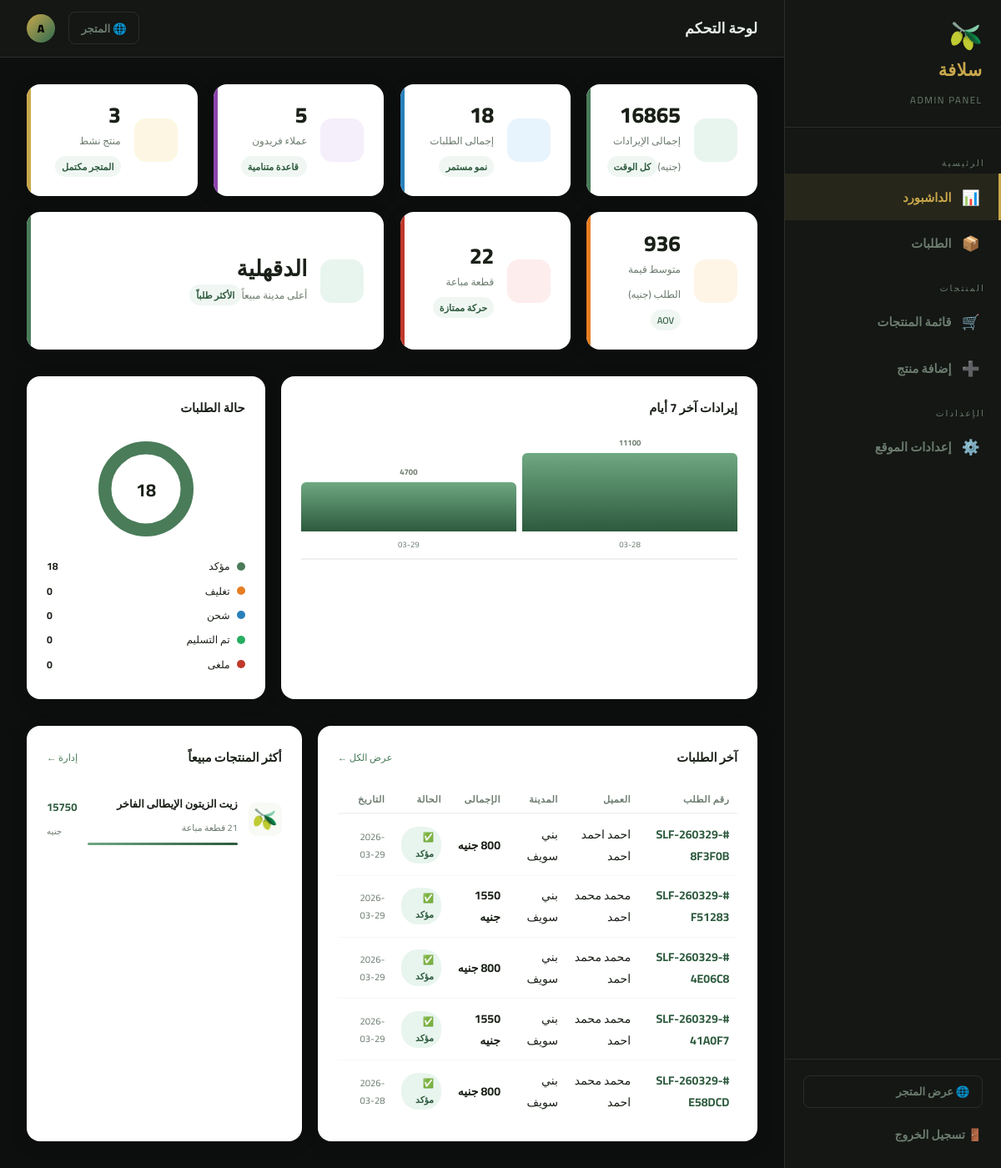
/admin (signed in), run on the app's committed database.
### tables this page shows
CREATE TABLE settings (
            key TEXT PRIMARY KEY,
            value TEXT
        );

CREATE TABLE orders (
            id INTEGER PRIMARY KEY AUTOINCREMENT,
            order_number TEXT,
            full_name TEXT, phone TEXT, city TEXT, address TEXT,
            total REAL, tax REAL, grand_total REAL,
            card_last4 TEXT, status TEXT DEFAULT 'confirmed',
            lang TEXT DEFAULT 'ar',
            created_at TEXT DEFAULT CURRENT_TIMESTAMP
        , payment_method TEXT DEFAULT 'card', shipping REAL DEFAULT 0, postal TEXT DEFAULT NULL);

CREATE TABLE products (
            id INTEGER PRIMARY KEY AUTOINCREMENT,
            name_ar TEXT NOT NULL,
            name_en TEXT NOT NULL,
            desc_ar TEXT,
            desc_en TEXT,
            price REAL NOT NULL,
            old_price REAL,
            image TEXT DEFAULT '🫒',
            category_ar TEXT DEFAULT 'بكر ممتاز',
            category_en TEXT DEFAULT 'Extra Virgin',
            weight TEXT DEFAULT '750ml',
            origin_ar TEXT DEFAULT 'اليونان',
            origin_en TEXT DEFAULT 'Greece',
            stock INTEGER DEFAULT 100,
            rating REAL DEFAULT 4.9,
            reviews_count INTEGER DEFAULT 0,
            featured INTEGER DEFAULT 1,
            active INTEGER DEFAULT 1,
            sort_order INTEGER DEFAULT 0,
            created_at TEXT DEFAULT CURRENT_TIMESTAMP
        , photo TEXT DEFAULT NULL);

### app.py (the view)
@app.route('/admin')#مسار لوحة التحكم الخاصة بالمسؤول
@admin_required#تزيين المسار بالديكوريتور admin_required لضمان أن الوصول له بيكون فقط للمسؤولين المسجلين دخولهم
def admin_dashboard():#بداية بيعمل اتصال بقاعدة البيانات، وبعدين بيجلب مجموعة من الإحصائيات والبيانات المختلفة عن المتجر. بيبدأ بجلب عدد المنتجات النشطة، عدد الطلبات، إجمالي الإيرادات، متوسط قيمة الطلب، عدد العملاء الفريدين، وعدد المنتجات المباعة. بعد كده بيجلب المدينة الأكثر طلبًا بناءً على عدد الطلبات لكل مدينة. بعدين بيجلب عدد الطلبات لكل حالة (مثل "قيد الانتظار"، "تم الشحن"، "تم التسليم"، إلخ). بعد كده بيجلب الإيرادات اليومية لآخر 7 أيام لعرضها في رسم بياني. وأخيرًا، بيجلب أفضل 5 منتجات بناءً على الكمية المباعة والإيرادات. في النهاية، بيعرض قالب 'admin/dashboard.html' مع كل هذه البيانات والإحصائيات.
    conn = get_db()
    total_products   = conn.execute('SELECT COUNT(*) FROM products WHERE active=1').fetchone()[0]#بيجلب عدد المنتجات النشطة من قاعدة البيانات عن طريق تنفيذ استعلام SQL يحسب عدد الصفوف في جدول المنتجات (products) حيث يكون العمود active يساوي 1. النتيجة النهائية هي عدد المنتجات النشطة المتاحة في المتجر.
    total_orders     = conn.execute('SELECT COUNT(*) FROM orders').fetchone()[0]#
    total_revenue    = conn.execute('SELECT COALESCE(SUM(grand_total),0) FROM orders').fetchone()[0]
    avg_order        = conn.execute('SELECT COALESCE(AVG(grand_total),0) FROM orders').fetchone()[0]
    total_customers  = conn.execute('SELECT COUNT(DISTINCT phone) FROM orders').fetchone()[0]
    total_items_sold = conn.execute('SELECT COALESCE(SUM(quantity),0) FROM order_items').fetchone()[0]
    top_city_row = conn.execute(
        'SELECT city, COUNT(*) as cnt FROM orders GROUP BY city ORDER BY cnt DESC LIMIT 1'
    ).fetchone()
    top_city = top_city_row['city'] if top_city_row else None
    status_rows   = conn.execute('SELECT status, COUNT(*) as cnt FROM orders GROUP BY status').fetchall()
    status_counts = {r['status']: r['cnt'] for r in status_rows}
    daily_rows = conn.execute(
        '''SELECT DATE(created_at) as day, COALESCE(SUM(grand_total),0) as rev
           FROM orders
           WHERE created_at >= DATE('now', '-6 days')
           GROUP BY DATE(created_at)
           ORDER BY day'''
    ).fetchall()
    daily_revenues = [(r['day'][-5:], r['rev']) for r in daily_rows]  # MM-DD format
    top_products = conn.execute(
        '''SELECT p.name_ar, p.image,
                  SUM(oi.quantity) as total_qty,
                  SUM(oi.quantity * oi.price) as total_rev
           FROM order_items oi
           JOIN products p ON oi.product_id = p.id
           GROUP BY oi.product_id
           ORDER BY total_qty DESC
           LIMIT 5'''
    ).fetchall()
    top_products = [(r['name_ar'], r['image'], r['total_qty'], r['total_rev']) for r in top_products]
    recent_orders = conn.execute('SELECT * FROM orders ORDER BY id DESC LIMIT 5').fetchall()
    return render_template('admin/dashboard.html',
        total_products   = total_products,
        total_orders     = total_orders,
        total_revenue    = total_revenue,
        avg_order        = avg_order,
        total_customers  = total_customers,
        total_items_sold = total_items_sold,
        top_city         = top_city,
        status_counts    = status_counts,
        daily_revenues   = daily_revenues,
        top_products     = top_products,
        recent_orders    = recent_orders,
    )

### templates/admin/dashboard.html (shortened to what this page needs)
{% extends "admin/base.html" %}
{% block page_title %}لوحة التحكم{% endblock %}
{% block content %}
<div class="kpi-grid">
  <div class="kpi green"><div class="kpi-icon"></div><div class="kpi-body"><strong>{{ total_revenue|int }}</strong><span>إجمالى الإيرادات (جنيه)</span><div class="kpi-tag"> كل الوقت</div></div></div>
  <div class="kpi blue"><div class="kpi-icon"></div><div class="kpi-body"><strong>{{ total_orders }}</strong><span>إجمالى الطلبات</span><div class="kpi-tag"> نمو مستمر</div></div></div>
  <div class="kpi purple"><div class="kpi-icon"></div><div class="kpi-body"><strong>{{ total_customers }}</strong><span>عملاء فريدون</span><div class="kpi-tag">️ قاعدة متنامية</div></div></div>
  <div class="kpi gold"><div class="kpi-icon"></div><div class="kpi-body"><strong>{{ total_products }}</strong><span>منتج نشط</span><div class="kpi-tag"> المتجر مكتمل</div></div></div>
  <div class="kpi orange"><div class="kpi-icon"></div><div class="kpi-body"><strong>{{ avg_order|int }}</strong><span>متوسط قيمة الطلب (جنيه)</span><div class="kpi-tag"> AOV</div></div></div>
  <div class="kpi red"><div class="kpi-icon"></div><div class="kpi-body"><strong>{{ total_items_sold }}</strong><span>قطعة مباعة</span><div class="kpi-tag"> حركة ممتازة</div></div></div>
  <div class="kpi green" style="grid-column:span 2"><div class="kpi-icon">️</div><div class="kpi-body"><strong>{{ top_city or '—' }}</strong><span>أعلى مدينة مبيعاً</span><div class="kpi-tag"> الأكثر طلباً</div></div></div>
</div>
<div class="charts-row">
  <div class="chart-card">
    <div class="card-title"><span> إيرادات آخر 7 أيام</span></div>
    <div class="bar-chart">
      {% if daily_revenues %}
        {% set max_rev = namespace(v=1) %}
        {% for d,r in daily_revenues %}{% if r > max_rev.v %}{% set max_rev.v = r %}{% endif %}{% endfor %}
        {% for day_label, rev in daily_revenues %}
        <div class="bw">
          <div class="bv">{{ rev|int }}</div>
          <div class="bar" style="height:{{ ((rev/max_rev.v)*100)|int if max_rev.v > 0 else 4 }}%" title="{{ day_label }}: {{ rev|int }} جنيه"></div>
          <div class="bl">{{ day_label }}</div>
        </div>
        {% endfor %}
      {% else %}
        <div style="text-align:center;width:100%;color:var(--muted);font-size:.85rem;padding:2rem 0">لا توجد بيانات بعد</div>
      {% endif %}
    </div>
  </div>
  <div class="chart-card">
    <div class="card-title"><span> حالة الطلبات</span></div>
    <div class="donut-wrap">
      {% set colors = ['#4a7c59','#e67e22','#2980b9','#27ae60','#c0392b'] %}
      {% set statuses = [('confirmed','مؤكد'),('packed','تغليف'),('shipped','شحن'),('delivered','تم التسليم'),('cancelled','ملغى')] %}
      {% set total_o = namespace(v=0) %}
      {% for k,l in statuses %}{% set total_o.v = total_o.v + (status_counts.get(k,0) if status_counts else 0) %}{% endfor %}
      <svg viewBox="0 0 42 42" width="130" height="130">
        <circle cx="21" cy="21" r="15.9155" fill="transparent" stroke="#eee" stroke-width="5"/>
        {% set off = namespace(v=25) %}
        {% for key,label in statuses %}
          {% set cnt = status_counts.get(key,0) if status_counts else 0 %}
          {% set pct = (cnt/total_o.v*100)|round(1) if total_o.v > 0 else 0 %}
          {% if pct > 0 %}
          <circle cx="21" cy="21" r="15.9155" fill="transparent" stroke="{{ colors[loop.index0] }}" stroke-width="5"
                  stroke-dasharray="{{ pct }} {{ 100-pct }}" stroke-dashoffset="{{ off.v }}" transform="rotate(-90 21 21)"/>
          {% set off.v = off.v - pct %}
          {% endif %}
        {% endfor %}
        <text x="21" y="24" text-anchor="middle" font-size="7" font-weight="bold" fill="#1a2018">{{ total_orders }}</text>
      </svg>
      <ul class="donut-legend">
        {% for key,label in statuses %}
        <li>
          <span class="dot" style="background:{{ colors[loop.index0] }}"></span>
          {{ label }}
          <span style="margin-right:auto;font-weight:700">{{ status_counts.get(key,0) if status_counts else 0 }}</span>
        </li>
        {% endfor %}
      </ul>
    </div>
  </div>
</div>
<div class="bottom-grid">
  <div class="data-card">
    <div class="card-title">
      <span> آخر الطلبات</span>
      <a href="{{ url_for('admin_orders') }}">عرض الكل ←</a>
    </div>
    {% if recent_orders %}
    <table class="mini-table">
      <thead><tr><th>رقم الطلب</th><th>العميل</th><th>المدينة</th><th>الإجمالى</th><th>الحالة</th><th>التاريخ</th></tr></thead>
      <tbody>
        {% for o in recent_orders %}
        <tr>
          <td><strong style="color:var(--olive-dark)">#{{ o['order_number'] }}</strong></td>
          <td>{{ o['full_name'] }}</td>
          <td>{{ o['city'] }}</td>
          <td><strong>{{ o['grand_total']|int }} جنيه</strong></td>
          <td><span class="badge badge-{{ o['status'] }}">{% if o['status']=='confirmed' %}✅ مؤكد{% elif o['status']=='pending' %}⏳ انتظار{% elif o['status']=='packed' %}📦 تغليف{% elif o['status']=='shipped' %}🚚 شحن{% elif o['status']=='delivered' %}🏠 تم التسليم{% elif o['status']=='cancelled' %}❌ ملغى{% else %}{{ o['status'] }}{% endif %}</span></td>
          <td style="color:var(--muted);font-size:.7rem">{{ o['created_at'][:10] }}</td>
        </tr>
        {% endfor %}
      </tbody>
    </table>
    {% else %}
    <div style="text-align:center;padding:2.5rem;color:var(--muted)"><div style="font-size:2.5rem"></div><p style="margin-top:.5rem">لا توجد طلبات بعد</p></div>
    {% endif %}
  </div>
  <div class="data-card">
    <div class="card-title">
      <span> أكثر المنتجات مبيعاً</span>
      <a href="{{ url_for('admin_products') }}">إدارة ←</a>
    </div>
    {% if top_products %}
      {% set max_q = namespace(v=1) %}
      {% for n,e,q,r in top_products %}{% if q > max_q.v %}{% set max_q.v = q %}{% endif %}{% endfor %}
      {% for name,emoji,qty,rev in top_products %}
      <div class="prod-row">
        <div class="prod-emoji">{{ emoji or '' }}</div>
        <div class="prod-info">
          <strong>{{ name }}</strong>
          <small>{{ qty }} قطعة مباعة</small>
          <div class="prog-bar"><div class="prog-fill" style="width:{{ ((qty/max_q.v)*100)|int }}%"></div></div>
        </div>
        <div class="prod-rev"><strong>{{ rev|int }}</strong><small>جنيه</small></div>
      </div>
      {% endfor %}
    {% else %}
    <div style="text-align:center;padding:2.5rem;color:var(--muted)"><div style="font-size:2.5rem"></div><p style="margin-top:.5rem">لا توجد مبيعات بعد</p></div>
    {% endif %}
  </div>
</div>
{% endblock %}

### templates/admin/base.html (shortened to what this page needs)
<!DOCTYPE html>
<html lang="ar" dir="rtl">
<head>
</head>
<body>
<aside class="sidebar" id="sidebar">
  <div class="sidebar-brand">
    <span class="brand-icon">🫒</span>
    <span class="brand-name">{{ s.site_name_ar or 'سُلافة' }}</span>
    <span class="brand-sub">Admin Panel</span>
  </div>
  <nav class="sidebar-nav">
    <div class="nav-section">الرئيسية</div>
    <a href="{{ url_for('admin_dashboard') }}" class="nav-link {% if request.endpoint == 'admin_dashboard' %}active{% endif %}">
      <span class="nav-icon">📊</span> الداشبورد
    </a>
    <a href="{{ url_for('admin_orders') }}" class="nav-link {% if request.endpoint == 'admin_orders' %}active{% endif %}">
      <span class="nav-icon">📦</span> الطلبات
    </a>
    <div class="nav-section">المنتجات</div>
    <a href="{{ url_for('admin_products') }}" class="nav-link {% if request.endpoint in ['admin_products','admin_product_edit'] %}active{% endif %}">
      <span class="nav-icon">🛒</span> قائمة المنتجات
    </a>
    <a href="{{ url_for('admin_product_add') }}" class="nav-link {% if request.endpoint == 'admin_product_add' %}active{% endif %}">
      <span class="nav-icon">➕</span> إضافة منتج
    </a>
    <div class="nav-section">الإعدادات</div>
    <a href="{{ url_for('admin_settings') }}" class="nav-link {% if request.endpoint == 'admin_settings' %}active{% endif %}">
      <span class="nav-icon">⚙️</span> إعدادات الموقع
    </a>
  </nav>
  <div class="sidebar-footer">
    <a href="{{ url_for('index') }}" class="store-link">🌐 عرض المتجر</a>
    <a href="{{ url_for('admin_logout') }}" class="logout-btn">🚪 تسجيل الخروج</a>
  </div>
</aside>
<div class="main">
  <header class="topbar">
    <div style="display:flex;align-items:center;gap:1rem">
      <div class="page-title">{% block page_title %}<span>📊</span> الداشبورد{% endblock %}</div>
    </div>
    <div class="topbar-actions">
      <a href="{{ url_for('index') }}" class="topbar-store-link">🌐 المتجر</a>
      <div class="admin-avatar">A</div>
    </div>
  </header>
  <div class="content">
    {% block content %}{% endblock %}
  </div>
</div>
</body>
</html>

### data on the page
settings: value "سلافة"
orders: order_number "SLF-260329-8F3F0B", full_name "احمد احمد احمد", city "بني سويف", grand_total "800", status "✅ مؤكد", created_at "2026-03-29"
orders: order_number "SLF-260329-F51283", full_name "محمد محمد احمد", city "بني سويف", grand_total "1550", status "✅ مؤكد", created_at "2026-03-29"
orders: order_number "SLF-260329-4E06C8", full_name "محمد محمد احمد", city "بني سويف", grand_total "800", status "✅ مؤكد", created_at "2026-03-29"
orders: order_number "SLF-260329-41A0F7", full_name "محمد محمد احمد", city "بني سويف", grand_total "1550", status "✅ مؤكد", created_at "2026-03-29"
orders: order_number "SLF-260329-E58DCD", full_name "محمد محمد احمد", city "بني سويف", grand_total "800", status "✅ مؤكد", created_at "2026-03-28"
products: image "🫒", name_ar "زيت الزيتون الإيطالى الفاخر", {{ ((qty/max_q.v)*100)|int }} 100 (drawn), rev "15750"

### other printed values
{{ total_revenue|int }} "16865"
{{ total_orders }} "18"
{{ total_customers }} "5"
{{ total_products }} "3"
{{ avg_order|int }} "936"
{{ total_items_sold }} "22"
{{ top_city or '—' }} "الدقهلية"
{{ rev|int }} "11100" "4700"
{{ day_label }} "03-28" "03-29"
{{ label }} "مؤكد" "تغليف" "شحن" "تم التسليم" "ملغى"
{{ status_counts.get(key,0) if status_counts else 0 }} "18" "0" "0" "0" "0"
